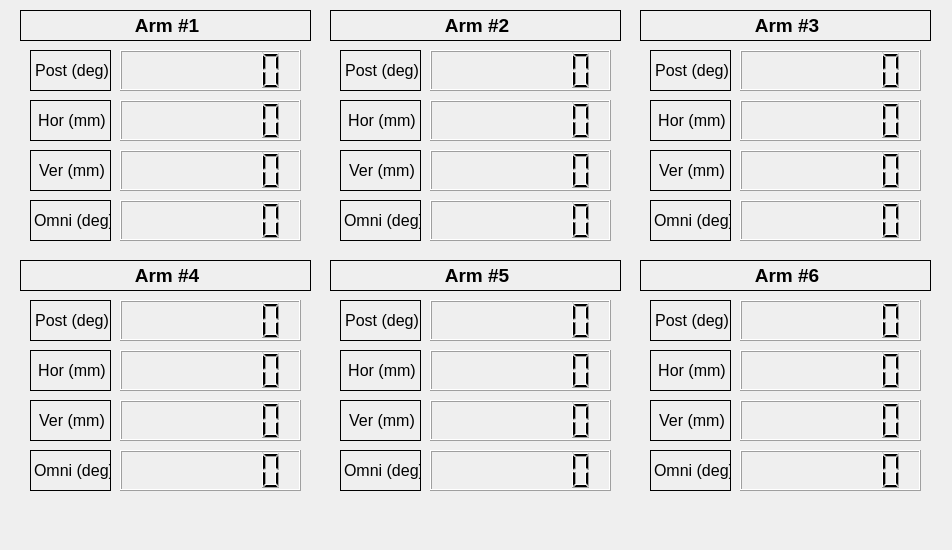
<?xml version="1.0" encoding="UTF-8"?>
<ui version="4.0">
 <class>Dialog</class>
 <widget class="QDialog" name="Dialog">
  <property name="geometry">
   <rect>
    <x>0</x>
    <y>0</y>
    <width>952</width>
    <height>550</height>
   </rect>
  </property>
  <property name="windowTitle">
   <string>Dialog</string>
  </property>
  <widget class="QLCDNumber" name="Omni_lcdNumber">
   <property name="geometry">
    <rect>
     <x>120</x>
     <y>200</y>
     <width>181</width>
     <height>41</height>
    </rect>
   </property>
   <property name="frameShape">
    <enum>QFrame::Box</enum>
   </property>
   <property name="digitCount">
    <number>7</number>
   </property>
  </widget>
  <widget class="QLCDNumber" name="Ver_lcdNumber">
   <property name="geometry">
    <rect>
     <x>120</x>
     <y>150</y>
     <width>181</width>
     <height>41</height>
    </rect>
   </property>
   <property name="frameShape">
    <enum>QFrame::Box</enum>
   </property>
   <property name="digitCount">
    <number>7</number>
   </property>
  </widget>
  <widget class="QLabel" name="Omni_Label">
   <property name="geometry">
    <rect>
     <x>30</x>
     <y>200</y>
     <width>81</width>
     <height>41</height>
    </rect>
   </property>
   <property name="frameShape">
    <enum>QFrame::Box</enum>
   </property>
   <property name="text">
    <string>&lt;html&gt;&lt;head/&gt;&lt;body&gt;&lt;p align=&quot;center&quot;&gt;&lt;span style=&quot; font-size:12pt;&quot;&gt;Omni (deg)&lt;/span&gt;&lt;/p&gt;&lt;/body&gt;&lt;/html&gt;</string>
   </property>
  </widget>
  <widget class="QLabel" name="Post_Label">
   <property name="geometry">
    <rect>
     <x>30</x>
     <y>50</y>
     <width>81</width>
     <height>41</height>
    </rect>
   </property>
   <property name="frameShape">
    <enum>QFrame::Box</enum>
   </property>
   <property name="text">
    <string>&lt;html&gt;&lt;head/&gt;&lt;body&gt;&lt;p align=&quot;center&quot;&gt;&lt;span style=&quot; font-size:12pt;&quot;&gt;Post (deg)&lt;/span&gt;&lt;/p&gt;&lt;/body&gt;&lt;/html&gt;</string>
   </property>
  </widget>
  <widget class="QLabel" name="Ver_Label">
   <property name="geometry">
    <rect>
     <x>30</x>
     <y>150</y>
     <width>81</width>
     <height>41</height>
    </rect>
   </property>
   <property name="frameShape">
    <enum>QFrame::Box</enum>
   </property>
   <property name="text">
    <string>&lt;html&gt;&lt;head/&gt;&lt;body&gt;&lt;p align=&quot;center&quot;&gt;&lt;span style=&quot; font-size:12pt;&quot;&gt;Ver (mm)&lt;/span&gt;&lt;/p&gt;&lt;/body&gt;&lt;/html&gt;</string>
   </property>
  </widget>
  <widget class="QLabel" name="DueNumber">
   <property name="geometry">
    <rect>
     <x>20</x>
     <y>10</y>
     <width>291</width>
     <height>31</height>
    </rect>
   </property>
   <property name="frameShape">
    <enum>QFrame::Box</enum>
   </property>
   <property name="text">
    <string>&lt;html&gt;&lt;head/&gt;&lt;body&gt;&lt;p align=&quot;center&quot;&gt;&lt;span style=&quot; font-size:14pt; font-weight:600;&quot;&gt;Arm #1&lt;/span&gt;&lt;/p&gt;&lt;/body&gt;&lt;/html&gt;</string>
   </property>
  </widget>
  <widget class="QLabel" name="Hor_Label">
   <property name="geometry">
    <rect>
     <x>30</x>
     <y>100</y>
     <width>81</width>
     <height>41</height>
    </rect>
   </property>
   <property name="frameShape">
    <enum>QFrame::Box</enum>
   </property>
   <property name="text">
    <string>&lt;html&gt;&lt;head/&gt;&lt;body&gt;&lt;p align=&quot;center&quot;&gt;&lt;span style=&quot; font-size:12pt;&quot;&gt;Hor (mm)&lt;/span&gt;&lt;/p&gt;&lt;/body&gt;&lt;/html&gt;</string>
   </property>
  </widget>
  <widget class="QLCDNumber" name="Post_lcdNumber">
   <property name="geometry">
    <rect>
     <x>120</x>
     <y>50</y>
     <width>181</width>
     <height>41</height>
    </rect>
   </property>
   <property name="frameShape">
    <enum>QFrame::Box</enum>
   </property>
   <property name="digitCount">
    <number>7</number>
   </property>
  </widget>
  <widget class="QLCDNumber" name="Hor_lcdNumber">
   <property name="geometry">
    <rect>
     <x>120</x>
     <y>100</y>
     <width>181</width>
     <height>41</height>
    </rect>
   </property>
   <property name="frameShape">
    <enum>QFrame::Box</enum>
   </property>
   <property name="digitCount">
    <number>7</number>
   </property>
  </widget>
  <widget class="QLCDNumber" name="Hor_lcdNumber_2">
   <property name="geometry">
    <rect>
     <x>430</x>
     <y>100</y>
     <width>181</width>
     <height>41</height>
    </rect>
   </property>
   <property name="frameShape">
    <enum>QFrame::Box</enum>
   </property>
   <property name="digitCount">
    <number>7</number>
   </property>
  </widget>
  <widget class="QLabel" name="Post_Label_2">
   <property name="geometry">
    <rect>
     <x>340</x>
     <y>50</y>
     <width>81</width>
     <height>41</height>
    </rect>
   </property>
   <property name="frameShape">
    <enum>QFrame::Box</enum>
   </property>
   <property name="text">
    <string>&lt;html&gt;&lt;head/&gt;&lt;body&gt;&lt;p align=&quot;center&quot;&gt;&lt;span style=&quot; font-size:12pt;&quot;&gt;Post (deg)&lt;/span&gt;&lt;/p&gt;&lt;/body&gt;&lt;/html&gt;</string>
   </property>
  </widget>
  <widget class="QLabel" name="DueNumber_2">
   <property name="geometry">
    <rect>
     <x>330</x>
     <y>10</y>
     <width>291</width>
     <height>31</height>
    </rect>
   </property>
   <property name="frameShape">
    <enum>QFrame::Box</enum>
   </property>
   <property name="text">
    <string>&lt;html&gt;&lt;head/&gt;&lt;body&gt;&lt;p align=&quot;center&quot;&gt;&lt;span style=&quot; font-size:14pt; font-weight:600;&quot;&gt;Arm #2&lt;/span&gt;&lt;/p&gt;&lt;/body&gt;&lt;/html&gt;</string>
   </property>
  </widget>
  <widget class="QLCDNumber" name="Ver_lcdNumber_2">
   <property name="geometry">
    <rect>
     <x>430</x>
     <y>150</y>
     <width>181</width>
     <height>41</height>
    </rect>
   </property>
   <property name="frameShape">
    <enum>QFrame::Box</enum>
   </property>
   <property name="digitCount">
    <number>7</number>
   </property>
  </widget>
  <widget class="QLabel" name="Ver_Label_2">
   <property name="geometry">
    <rect>
     <x>340</x>
     <y>150</y>
     <width>81</width>
     <height>41</height>
    </rect>
   </property>
   <property name="frameShape">
    <enum>QFrame::Box</enum>
   </property>
   <property name="text">
    <string>&lt;html&gt;&lt;head/&gt;&lt;body&gt;&lt;p align=&quot;center&quot;&gt;&lt;span style=&quot; font-size:12pt;&quot;&gt;Ver (mm)&lt;/span&gt;&lt;/p&gt;&lt;/body&gt;&lt;/html&gt;</string>
   </property>
  </widget>
  <widget class="QLabel" name="Omni_Label_2">
   <property name="geometry">
    <rect>
     <x>340</x>
     <y>200</y>
     <width>81</width>
     <height>41</height>
    </rect>
   </property>
   <property name="frameShape">
    <enum>QFrame::Box</enum>
   </property>
   <property name="text">
    <string>&lt;html&gt;&lt;head/&gt;&lt;body&gt;&lt;p align=&quot;center&quot;&gt;&lt;span style=&quot; font-size:12pt;&quot;&gt;Omni (deg)&lt;/span&gt;&lt;/p&gt;&lt;/body&gt;&lt;/html&gt;</string>
   </property>
  </widget>
  <widget class="QLabel" name="Hor_Label_2">
   <property name="geometry">
    <rect>
     <x>340</x>
     <y>100</y>
     <width>81</width>
     <height>41</height>
    </rect>
   </property>
   <property name="frameShape">
    <enum>QFrame::Box</enum>
   </property>
   <property name="text">
    <string>&lt;html&gt;&lt;head/&gt;&lt;body&gt;&lt;p align=&quot;center&quot;&gt;&lt;span style=&quot; font-size:12pt;&quot;&gt;Hor (mm)&lt;/span&gt;&lt;/p&gt;&lt;/body&gt;&lt;/html&gt;</string>
   </property>
  </widget>
  <widget class="QLCDNumber" name="Omni_lcdNumber_2">
   <property name="geometry">
    <rect>
     <x>430</x>
     <y>200</y>
     <width>181</width>
     <height>41</height>
    </rect>
   </property>
   <property name="frameShape">
    <enum>QFrame::Box</enum>
   </property>
   <property name="digitCount">
    <number>7</number>
   </property>
  </widget>
  <widget class="QLCDNumber" name="Post_lcdNumber_2">
   <property name="geometry">
    <rect>
     <x>430</x>
     <y>50</y>
     <width>181</width>
     <height>41</height>
    </rect>
   </property>
   <property name="frameShape">
    <enum>QFrame::Box</enum>
   </property>
   <property name="digitCount">
    <number>7</number>
   </property>
  </widget>
  <widget class="QLabel" name="Omni_Label_3">
   <property name="geometry">
    <rect>
     <x>650</x>
     <y>200</y>
     <width>81</width>
     <height>41</height>
    </rect>
   </property>
   <property name="frameShape">
    <enum>QFrame::Box</enum>
   </property>
   <property name="text">
    <string>&lt;html&gt;&lt;head/&gt;&lt;body&gt;&lt;p align=&quot;center&quot;&gt;&lt;span style=&quot; font-size:12pt;&quot;&gt;Omni (deg)&lt;/span&gt;&lt;/p&gt;&lt;/body&gt;&lt;/html&gt;</string>
   </property>
  </widget>
  <widget class="QLCDNumber" name="Omni_lcdNumber_3">
   <property name="geometry">
    <rect>
     <x>740</x>
     <y>200</y>
     <width>181</width>
     <height>41</height>
    </rect>
   </property>
   <property name="frameShape">
    <enum>QFrame::Box</enum>
   </property>
   <property name="digitCount">
    <number>7</number>
   </property>
  </widget>
  <widget class="QLabel" name="Post_Label_3">
   <property name="geometry">
    <rect>
     <x>650</x>
     <y>50</y>
     <width>81</width>
     <height>41</height>
    </rect>
   </property>
   <property name="frameShape">
    <enum>QFrame::Box</enum>
   </property>
   <property name="text">
    <string>&lt;html&gt;&lt;head/&gt;&lt;body&gt;&lt;p align=&quot;center&quot;&gt;&lt;span style=&quot; font-size:12pt;&quot;&gt;Post (deg)&lt;/span&gt;&lt;/p&gt;&lt;/body&gt;&lt;/html&gt;</string>
   </property>
  </widget>
  <widget class="QLCDNumber" name="Ver_lcdNumber_3">
   <property name="geometry">
    <rect>
     <x>740</x>
     <y>150</y>
     <width>181</width>
     <height>41</height>
    </rect>
   </property>
   <property name="frameShape">
    <enum>QFrame::Box</enum>
   </property>
   <property name="digitCount">
    <number>7</number>
   </property>
  </widget>
  <widget class="QLabel" name="DueNumber_3">
   <property name="geometry">
    <rect>
     <x>640</x>
     <y>10</y>
     <width>291</width>
     <height>31</height>
    </rect>
   </property>
   <property name="frameShape">
    <enum>QFrame::Box</enum>
   </property>
   <property name="text">
    <string>&lt;html&gt;&lt;head/&gt;&lt;body&gt;&lt;p align=&quot;center&quot;&gt;&lt;span style=&quot; font-size:14pt; font-weight:600;&quot;&gt;Arm #3&lt;/span&gt;&lt;/p&gt;&lt;/body&gt;&lt;/html&gt;</string>
   </property>
  </widget>
  <widget class="QLabel" name="Hor_Label_3">
   <property name="geometry">
    <rect>
     <x>650</x>
     <y>100</y>
     <width>81</width>
     <height>41</height>
    </rect>
   </property>
   <property name="frameShape">
    <enum>QFrame::Box</enum>
   </property>
   <property name="text">
    <string>&lt;html&gt;&lt;head/&gt;&lt;body&gt;&lt;p align=&quot;center&quot;&gt;&lt;span style=&quot; font-size:12pt;&quot;&gt;Hor (mm)&lt;/span&gt;&lt;/p&gt;&lt;/body&gt;&lt;/html&gt;</string>
   </property>
  </widget>
  <widget class="QLabel" name="Ver_Label_3">
   <property name="geometry">
    <rect>
     <x>650</x>
     <y>150</y>
     <width>81</width>
     <height>41</height>
    </rect>
   </property>
   <property name="frameShape">
    <enum>QFrame::Box</enum>
   </property>
   <property name="text">
    <string>&lt;html&gt;&lt;head/&gt;&lt;body&gt;&lt;p align=&quot;center&quot;&gt;&lt;span style=&quot; font-size:12pt;&quot;&gt;Ver (mm)&lt;/span&gt;&lt;/p&gt;&lt;/body&gt;&lt;/html&gt;</string>
   </property>
  </widget>
  <widget class="QLCDNumber" name="Hor_lcdNumber_3">
   <property name="geometry">
    <rect>
     <x>740</x>
     <y>100</y>
     <width>181</width>
     <height>41</height>
    </rect>
   </property>
   <property name="frameShape">
    <enum>QFrame::Box</enum>
   </property>
   <property name="digitCount">
    <number>7</number>
   </property>
  </widget>
  <widget class="QLCDNumber" name="Post_lcdNumber_3">
   <property name="geometry">
    <rect>
     <x>740</x>
     <y>50</y>
     <width>181</width>
     <height>41</height>
    </rect>
   </property>
   <property name="frameShape">
    <enum>QFrame::Box</enum>
   </property>
   <property name="digitCount">
    <number>7</number>
   </property>
  </widget>
  <widget class="QLCDNumber" name="Hor_lcdNumber_4">
   <property name="geometry">
    <rect>
     <x>120</x>
     <y>350</y>
     <width>181</width>
     <height>41</height>
    </rect>
   </property>
   <property name="frameShape">
    <enum>QFrame::Box</enum>
   </property>
   <property name="digitCount">
    <number>7</number>
   </property>
  </widget>
  <widget class="QLCDNumber" name="Omni_lcdNumber_5">
   <property name="geometry">
    <rect>
     <x>430</x>
     <y>450</y>
     <width>181</width>
     <height>41</height>
    </rect>
   </property>
   <property name="frameShape">
    <enum>QFrame::Box</enum>
   </property>
   <property name="digitCount">
    <number>7</number>
   </property>
  </widget>
  <widget class="QLCDNumber" name="Ver_lcdNumber_4">
   <property name="geometry">
    <rect>
     <x>120</x>
     <y>400</y>
     <width>181</width>
     <height>41</height>
    </rect>
   </property>
   <property name="frameShape">
    <enum>QFrame::Box</enum>
   </property>
   <property name="digitCount">
    <number>7</number>
   </property>
  </widget>
  <widget class="QLabel" name="Post_Label_4">
   <property name="geometry">
    <rect>
     <x>30</x>
     <y>300</y>
     <width>81</width>
     <height>41</height>
    </rect>
   </property>
   <property name="frameShape">
    <enum>QFrame::Box</enum>
   </property>
   <property name="text">
    <string>&lt;html&gt;&lt;head/&gt;&lt;body&gt;&lt;p align=&quot;center&quot;&gt;&lt;span style=&quot; font-size:12pt;&quot;&gt;Post (deg)&lt;/span&gt;&lt;/p&gt;&lt;/body&gt;&lt;/html&gt;</string>
   </property>
  </widget>
  <widget class="QLCDNumber" name="Post_lcdNumber_6">
   <property name="geometry">
    <rect>
     <x>740</x>
     <y>300</y>
     <width>181</width>
     <height>41</height>
    </rect>
   </property>
   <property name="frameShape">
    <enum>QFrame::Box</enum>
   </property>
   <property name="digitCount">
    <number>7</number>
   </property>
  </widget>
  <widget class="QLabel" name="Ver_Label_4">
   <property name="geometry">
    <rect>
     <x>30</x>
     <y>400</y>
     <width>81</width>
     <height>41</height>
    </rect>
   </property>
   <property name="frameShape">
    <enum>QFrame::Box</enum>
   </property>
   <property name="text">
    <string>&lt;html&gt;&lt;head/&gt;&lt;body&gt;&lt;p align=&quot;center&quot;&gt;&lt;span style=&quot; font-size:12pt;&quot;&gt;Ver (mm)&lt;/span&gt;&lt;/p&gt;&lt;/body&gt;&lt;/html&gt;</string>
   </property>
  </widget>
  <widget class="QLCDNumber" name="Post_lcdNumber_4">
   <property name="geometry">
    <rect>
     <x>120</x>
     <y>300</y>
     <width>181</width>
     <height>41</height>
    </rect>
   </property>
   <property name="frameShape">
    <enum>QFrame::Box</enum>
   </property>
   <property name="digitCount">
    <number>7</number>
   </property>
  </widget>
  <widget class="QLabel" name="Hor_Label_5">
   <property name="geometry">
    <rect>
     <x>340</x>
     <y>350</y>
     <width>81</width>
     <height>41</height>
    </rect>
   </property>
   <property name="frameShape">
    <enum>QFrame::Box</enum>
   </property>
   <property name="text">
    <string>&lt;html&gt;&lt;head/&gt;&lt;body&gt;&lt;p align=&quot;center&quot;&gt;&lt;span style=&quot; font-size:12pt;&quot;&gt;Hor (mm)&lt;/span&gt;&lt;/p&gt;&lt;/body&gt;&lt;/html&gt;</string>
   </property>
  </widget>
  <widget class="QLabel" name="DueNumber_4">
   <property name="geometry">
    <rect>
     <x>20</x>
     <y>260</y>
     <width>291</width>
     <height>31</height>
    </rect>
   </property>
   <property name="frameShape">
    <enum>QFrame::Box</enum>
   </property>
   <property name="text">
    <string>&lt;html&gt;&lt;head/&gt;&lt;body&gt;&lt;p align=&quot;center&quot;&gt;&lt;span style=&quot; font-size:14pt; font-weight:600;&quot;&gt;Arm #4&lt;/span&gt;&lt;/p&gt;&lt;/body&gt;&lt;/html&gt;</string>
   </property>
  </widget>
  <widget class="QLabel" name="Ver_Label_5">
   <property name="geometry">
    <rect>
     <x>340</x>
     <y>400</y>
     <width>81</width>
     <height>41</height>
    </rect>
   </property>
   <property name="frameShape">
    <enum>QFrame::Box</enum>
   </property>
   <property name="text">
    <string>&lt;html&gt;&lt;head/&gt;&lt;body&gt;&lt;p align=&quot;center&quot;&gt;&lt;span style=&quot; font-size:12pt;&quot;&gt;Ver (mm)&lt;/span&gt;&lt;/p&gt;&lt;/body&gt;&lt;/html&gt;</string>
   </property>
  </widget>
  <widget class="QLCDNumber" name="Hor_lcdNumber_5">
   <property name="geometry">
    <rect>
     <x>430</x>
     <y>350</y>
     <width>181</width>
     <height>41</height>
    </rect>
   </property>
   <property name="frameShape">
    <enum>QFrame::Box</enum>
   </property>
   <property name="digitCount">
    <number>7</number>
   </property>
  </widget>
  <widget class="QLCDNumber" name="Post_lcdNumber_5">
   <property name="geometry">
    <rect>
     <x>430</x>
     <y>300</y>
     <width>181</width>
     <height>41</height>
    </rect>
   </property>
   <property name="frameShape">
    <enum>QFrame::Box</enum>
   </property>
   <property name="digitCount">
    <number>7</number>
   </property>
  </widget>
  <widget class="QLabel" name="Ver_Label_6">
   <property name="geometry">
    <rect>
     <x>650</x>
     <y>400</y>
     <width>81</width>
     <height>41</height>
    </rect>
   </property>
   <property name="frameShape">
    <enum>QFrame::Box</enum>
   </property>
   <property name="text">
    <string>&lt;html&gt;&lt;head/&gt;&lt;body&gt;&lt;p align=&quot;center&quot;&gt;&lt;span style=&quot; font-size:12pt;&quot;&gt;Ver (mm)&lt;/span&gt;&lt;/p&gt;&lt;/body&gt;&lt;/html&gt;</string>
   </property>
  </widget>
  <widget class="QLabel" name="Post_Label_6">
   <property name="geometry">
    <rect>
     <x>650</x>
     <y>300</y>
     <width>81</width>
     <height>41</height>
    </rect>
   </property>
   <property name="frameShape">
    <enum>QFrame::Box</enum>
   </property>
   <property name="text">
    <string>&lt;html&gt;&lt;head/&gt;&lt;body&gt;&lt;p align=&quot;center&quot;&gt;&lt;span style=&quot; font-size:12pt;&quot;&gt;Post (deg)&lt;/span&gt;&lt;/p&gt;&lt;/body&gt;&lt;/html&gt;</string>
   </property>
  </widget>
  <widget class="QLCDNumber" name="Ver_lcdNumber_6">
   <property name="geometry">
    <rect>
     <x>740</x>
     <y>400</y>
     <width>181</width>
     <height>41</height>
    </rect>
   </property>
   <property name="frameShape">
    <enum>QFrame::Box</enum>
   </property>
   <property name="digitCount">
    <number>7</number>
   </property>
  </widget>
  <widget class="QLCDNumber" name="Ver_lcdNumber_5">
   <property name="geometry">
    <rect>
     <x>430</x>
     <y>400</y>
     <width>181</width>
     <height>41</height>
    </rect>
   </property>
   <property name="frameShape">
    <enum>QFrame::Box</enum>
   </property>
   <property name="digitCount">
    <number>7</number>
   </property>
  </widget>
  <widget class="QLabel" name="Post_Label_5">
   <property name="geometry">
    <rect>
     <x>340</x>
     <y>300</y>
     <width>81</width>
     <height>41</height>
    </rect>
   </property>
   <property name="frameShape">
    <enum>QFrame::Box</enum>
   </property>
   <property name="text">
    <string>&lt;html&gt;&lt;head/&gt;&lt;body&gt;&lt;p align=&quot;center&quot;&gt;&lt;span style=&quot; font-size:12pt;&quot;&gt;Post (deg)&lt;/span&gt;&lt;/p&gt;&lt;/body&gt;&lt;/html&gt;</string>
   </property>
  </widget>
  <widget class="QLCDNumber" name="Hor_lcdNumber_6">
   <property name="geometry">
    <rect>
     <x>740</x>
     <y>350</y>
     <width>181</width>
     <height>41</height>
    </rect>
   </property>
   <property name="frameShape">
    <enum>QFrame::Box</enum>
   </property>
   <property name="digitCount">
    <number>7</number>
   </property>
  </widget>
  <widget class="QLabel" name="DueNumber_5">
   <property name="geometry">
    <rect>
     <x>330</x>
     <y>260</y>
     <width>291</width>
     <height>31</height>
    </rect>
   </property>
   <property name="frameShape">
    <enum>QFrame::Box</enum>
   </property>
   <property name="text">
    <string>&lt;html&gt;&lt;head/&gt;&lt;body&gt;&lt;p align=&quot;center&quot;&gt;&lt;span style=&quot; font-size:14pt; font-weight:600;&quot;&gt;Arm #5&lt;/span&gt;&lt;/p&gt;&lt;/body&gt;&lt;/html&gt;</string>
   </property>
  </widget>
  <widget class="QLCDNumber" name="Omni_lcdNumber_4">
   <property name="geometry">
    <rect>
     <x>120</x>
     <y>450</y>
     <width>181</width>
     <height>41</height>
    </rect>
   </property>
   <property name="frameShape">
    <enum>QFrame::Box</enum>
   </property>
   <property name="digitCount">
    <number>7</number>
   </property>
  </widget>
  <widget class="QLabel" name="DueNumber_6">
   <property name="geometry">
    <rect>
     <x>640</x>
     <y>260</y>
     <width>291</width>
     <height>31</height>
    </rect>
   </property>
   <property name="frameShape">
    <enum>QFrame::Box</enum>
   </property>
   <property name="text">
    <string>&lt;html&gt;&lt;head/&gt;&lt;body&gt;&lt;p align=&quot;center&quot;&gt;&lt;span style=&quot; font-size:14pt; font-weight:600;&quot;&gt;Arm #6&lt;/span&gt;&lt;/p&gt;&lt;/body&gt;&lt;/html&gt;</string>
   </property>
  </widget>
  <widget class="QLabel" name="Omni_Label_6">
   <property name="geometry">
    <rect>
     <x>650</x>
     <y>450</y>
     <width>81</width>
     <height>41</height>
    </rect>
   </property>
   <property name="frameShape">
    <enum>QFrame::Box</enum>
   </property>
   <property name="text">
    <string>&lt;html&gt;&lt;head/&gt;&lt;body&gt;&lt;p align=&quot;center&quot;&gt;&lt;span style=&quot; font-size:12pt;&quot;&gt;Omni (deg)&lt;/span&gt;&lt;/p&gt;&lt;/body&gt;&lt;/html&gt;</string>
   </property>
  </widget>
  <widget class="QLabel" name="Omni_Label_5">
   <property name="geometry">
    <rect>
     <x>340</x>
     <y>450</y>
     <width>81</width>
     <height>41</height>
    </rect>
   </property>
   <property name="frameShape">
    <enum>QFrame::Box</enum>
   </property>
   <property name="text">
    <string>&lt;html&gt;&lt;head/&gt;&lt;body&gt;&lt;p align=&quot;center&quot;&gt;&lt;span style=&quot; font-size:12pt;&quot;&gt;Omni (deg)&lt;/span&gt;&lt;/p&gt;&lt;/body&gt;&lt;/html&gt;</string>
   </property>
  </widget>
  <widget class="QLabel" name="Hor_Label_6">
   <property name="geometry">
    <rect>
     <x>650</x>
     <y>350</y>
     <width>81</width>
     <height>41</height>
    </rect>
   </property>
   <property name="frameShape">
    <enum>QFrame::Box</enum>
   </property>
   <property name="text">
    <string>&lt;html&gt;&lt;head/&gt;&lt;body&gt;&lt;p align=&quot;center&quot;&gt;&lt;span style=&quot; font-size:12pt;&quot;&gt;Hor (mm)&lt;/span&gt;&lt;/p&gt;&lt;/body&gt;&lt;/html&gt;</string>
   </property>
  </widget>
  <widget class="QLabel" name="Omni_Label_4">
   <property name="geometry">
    <rect>
     <x>30</x>
     <y>450</y>
     <width>81</width>
     <height>41</height>
    </rect>
   </property>
   <property name="frameShape">
    <enum>QFrame::Box</enum>
   </property>
   <property name="text">
    <string>&lt;html&gt;&lt;head/&gt;&lt;body&gt;&lt;p align=&quot;center&quot;&gt;&lt;span style=&quot; font-size:12pt;&quot;&gt;Omni (deg)&lt;/span&gt;&lt;/p&gt;&lt;/body&gt;&lt;/html&gt;</string>
   </property>
  </widget>
  <widget class="QLCDNumber" name="Omni_lcdNumber_6">
   <property name="geometry">
    <rect>
     <x>740</x>
     <y>450</y>
     <width>181</width>
     <height>41</height>
    </rect>
   </property>
   <property name="frameShape">
    <enum>QFrame::Box</enum>
   </property>
   <property name="digitCount">
    <number>7</number>
   </property>
  </widget>
  <widget class="QLabel" name="Hor_Label_4">
   <property name="geometry">
    <rect>
     <x>30</x>
     <y>350</y>
     <width>81</width>
     <height>41</height>
    </rect>
   </property>
   <property name="frameShape">
    <enum>QFrame::Box</enum>
   </property>
   <property name="text">
    <string>&lt;html&gt;&lt;head/&gt;&lt;body&gt;&lt;p align=&quot;center&quot;&gt;&lt;span style=&quot; font-size:12pt;&quot;&gt;Hor (mm)&lt;/span&gt;&lt;/p&gt;&lt;/body&gt;&lt;/html&gt;</string>
   </property>
  </widget>
 </widget>
 <layoutdefault spacing="6" margin="11"/>
 <resources/>
 <connections/>
</ui>
